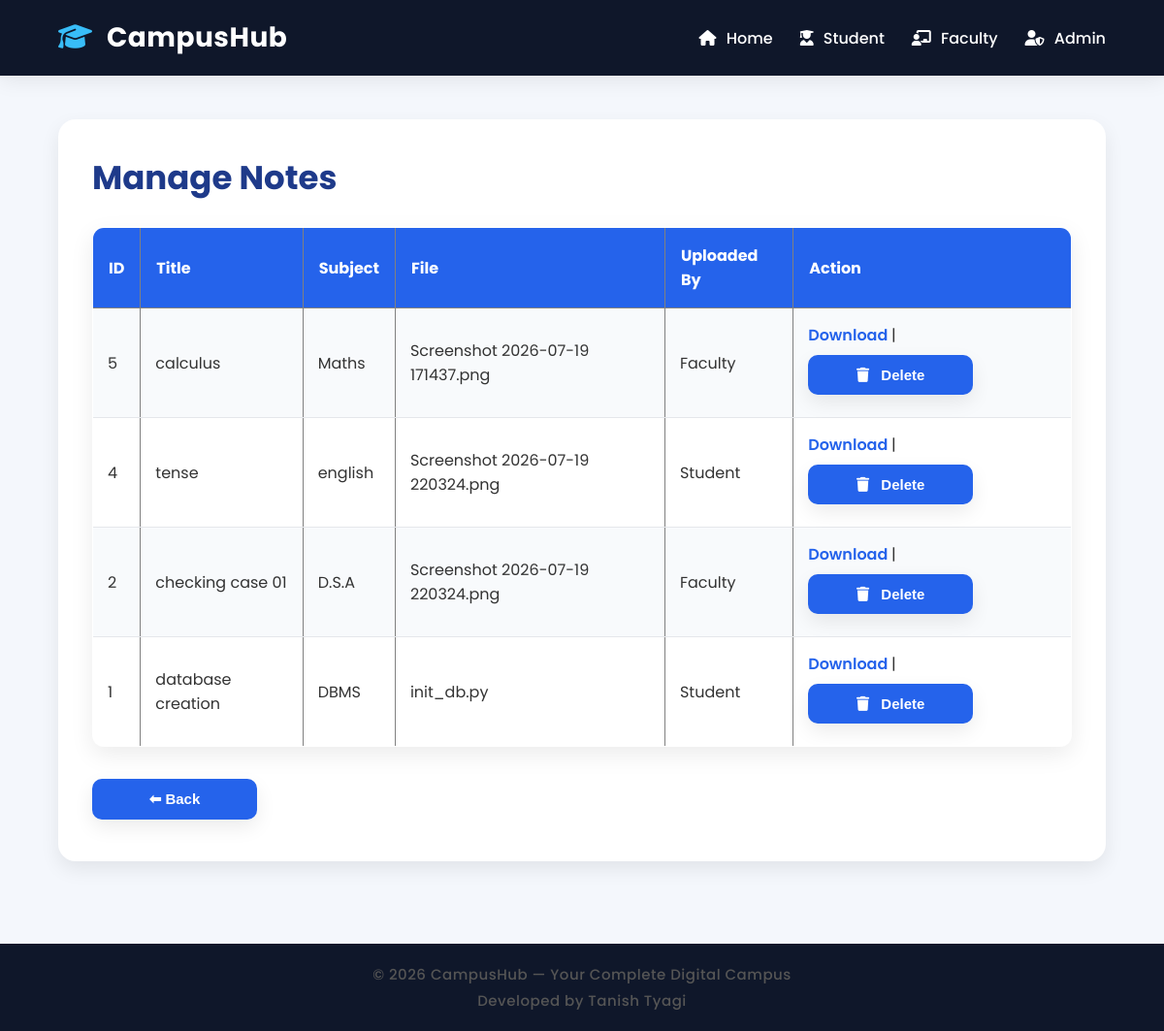
Page /faculty/notes (signed in) on the committed database.
### tables this page shows
CREATE TABLE notes(
    id INTEGER PRIMARY KEY AUTOINCREMENT,
    title TEXT NOT NULL,
    subject TEXT NOT NULL,
    filename TEXT NOT NULL
, uploaded_by TEXT DEFAULT 'Student');

### routes/faculty.py (the view)
@faculty.route("/faculty/notes")
def faculty_notes():
    if "faculty_id" not in session:
        return redirect("/faculty")
    connection = sqlite3.connect("database/campushub.db")
    cursor = connection.cursor()
    cursor.execute("""
        SELECT *
        FROM notes
        ORDER BY id DESC
    """)
    notes = cursor.fetchall()
    connection.close()
    return render_template(
        "faculty_notes.html",
        notes=notes
    )

### templates/faculty_notes.html (shortened to what this page needs)
{% extends "base.html" %}
{% block content %}
<div class="container">
    <h1>Manage Notes</h1>
    <table border="1" cellpadding="10">
        <tr>
            <th>ID</th>
            <th>Title</th>
            <th>Subject</th>
            <th>File</th>
            <th>Uploaded By</th>
            <th>Action</th>
        </tr>
        {% for note in notes %}
        <tr>
            <td>{{ note[0] }}</td>
            <td>{{ note[1] }}</td>
            <td>{{ note[2] }}</td>
            <td>{{ note[3] }}</td>
            <td>{{ note[4] }}</td>
            <td>
                <a href="/student/download/{{ note[3] }}">
                    Download
                </a>
                |
                <a href="/faculty/delete_note/{{ note[0] }}"
                    onclick="return confirm('Are you sure you want to delete this note?')">
                    <button>
                        <i class="fa-solid fa-trash"></i>
                        Delete
                    </button>
                </a>
            </td>
        </tr>
        {% endfor %}
    </table>
    <br>
    <a href="/faculty/dashboard">
        <button>⬅ Back</button>
    </a>
</div>
{% endblock %}

### static/css/style.css (style rules this page uses)
* { margin:0; padding:0; box-sizing:border-box; }
html { scroll-behavior:smooth; }
body { font-family:'Poppins',sans-serif; background:#f4f7fc; color:#333; min-height:100vh; display:flex; flex-direction:column; }
.container { width:90%; max-width:1200px; margin:45px auto; background:white; padding:35px; border-radius:18px; box-shadow:0 10px 35px rgba(0,0,0,.08); }
h1 { color:#1e3a8a; margin-bottom:15px; }
button { background:#2563eb; color:white; border:none; padding:12px 24px; border-radius:10px; cursor:pointer; font-size:15px; font-weight:600; transition:.3s; margin:8px 8px 8px 0; }
a { text-decoration:none; color:#2563eb; }
table { width:100%; border-collapse:collapse; margin-top:25px; background:white; border-radius:12px; overflow:hidden; box-shadow:0 8px 25px rgba(0,0,0,.08); }
table th { background:#2563eb; color:white; padding:16px; text-align:left; }
table td { padding:15px; border-bottom:1px solid #e5e7eb; }
table tr:nth-child(even) { background:#f8fafc; }
table a { font-weight:600; }
.container a button { min-width:170px; }
.container>h1 { font-size:34px; }
.card, .container, .login-container, .register-container, table { transition:.3s; }
.container { animation:fadeIn .6s ease; }
button { position:relative; overflow:hidden; }
table { animation:fadeIn .5s ease; }
button i { margin-right:8px; }
button, .card, .container { box-shadow:0 8px 20px rgba(0,0,0,.08); }
html { scroll-padding-top:80px; }

### rows in the picture
notes: id "5", title "calculus", subject "Maths", filename "Screenshot 2026-07-19 171437.png", uploaded_by "Faculty"
notes: id "4", title "tense", subject "english", filename "Screenshot 2026-07-19 220324.png", uploaded_by "Student"
notes: id "2", title "checking case 01", subject "D.S.A", filename "Screenshot 2026-07-19 220324.png", uploaded_by "Faculty"
notes: id "1", title "database creation", subject "DBMS", filename "init_db.py", uploaded_by "Student"
